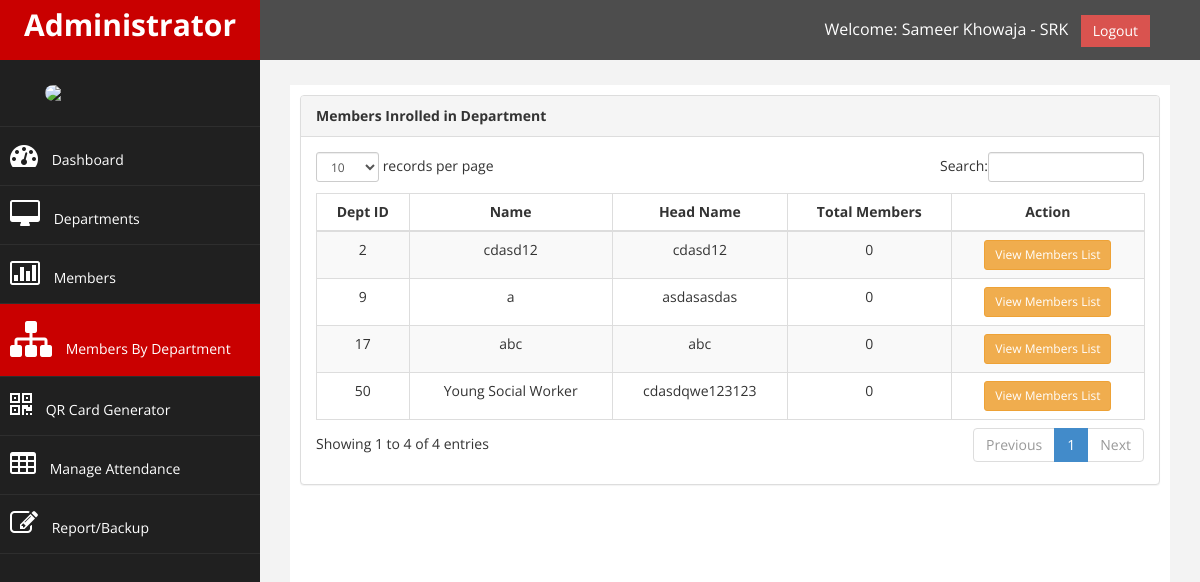
/memberByDepartment.php (signed in), run on the app's committed database.
### tables this page shows
CREATE TABLE `department` (
  `dept_id` int(11) NOT NULL,
  `dept_name` varchar(50) NOT NULL,
  `dept_head_name` varchar(50) NOT NULL,
  `dept_area` varchar(25) NOT NULL,
  `dept_location` varchar(100) NOT NULL,
  `dept_phone` varchar(15) DEFAULT NULL,
  `dept_comment` varchar(100) DEFAULT NULL,
  `created_date` date NOT NULL DEFAULT current_timestamp(),
  `created_by` varchar(20) NOT NULL,
  `updated_date` date NOT NULL DEFAULT current_timestamp(),
  `updated_by` varchar(20) NOT NULL
);

### memberByDepartment.php (the view, shortened to what this page needs)
<!DOCTYPE html>
<html xmlns="http://www.w3.org/1999/xhtml">
    <head>
        <link href="assets/css/bootstrap.css" rel="stylesheet" />
        <link href="assets/css/font-awesome.css" rel="stylesheet" />
        <link href="assets/css/custom.css" rel="stylesheet" />
        <link href="assets/js/dataTables/dataTables.bootstrap.css" rel="stylesheet" />
    </head>
    <body>
        <?php include('session.php'); ?>
        <div id="wrapper">
            <nav class="navbar navbar-default navbar-cls-top " role="navigation" style="margin-bottom: 0">
                <div class="navbar-header">
                    <a class="navbar-brand" href="dashboard.php">Administrator</a>
                </div>
                <div style="color: white;
                padding: 15px 50px 5px 50px;
                float: right;
                font-size: 16px;"> Welcome: <?php echo $_SESSION['fullname']; ?> &nbsp; <a href="logout.php" class="btn btn-danger square-btn-adjust">Logout</a>
                </div>
            </nav>
            <nav class="navbar-default navbar-side" role="navigation">
                <div class="sidebar-collapse">
                    <ul class="nav" id="main-menu">
                        <li class="text-center">
                            <img src="assets/images/logo.png" class="user-image img-responsive"/>
                        </li>
                        <li>
                            <a href="dashboard.php"><i class="fa fa-dashboard fa-2x"></i> Dashboard</a>
                        </li>
                        <li>
                            <a href="department.php"><i class="fa fa-desktop fa-2x"></i> Departments</a>
                        </li>
                        <li>
                            <a href="member.php"><i class="fa fa-bar-chart-o fa-2x"></i> Members</a>
                        </li>
                        <li>
                            <a class="active-menu" href="memberByDepartment.php"><i class="fa fa-sitemap fa-3x"></i> Members By Department</a>
                        </li>
                        <li>
                            <a type="button" data-toggle="modal" data-target="#qrCardGenerator"><i class="fa fa-qrcode fa-2x"></i> QR Card Generator</a>
                        </li>
                        <li>
                            <a href="attendance.php"><i class="fa fa-table fa-2x"></i> Manage Attendance</a>
                        </li>
                        <li>
                            <a href="report_backup.php"><i class="fa fa-edit fa-2x"></i> Report/Backup</a>
                        </li>
                    </ul>
                </div>
            </nav>
            <div id="page-wrapper" >
                <div id="page-inner">
                    <div class="row">
                        <div class="col-md-12">
                            <div class="panel panel-default">
                                <div class="panel-heading">
                                    <b>Members Inrolled in Department</b>
                                </div>
                                <div class="panel-body">
                                    <div class="table-responsive">
                                        <table class="table table-striped table-bordered table-hover table-responsive" id="dataTables-example">
                                            <thead>
                                                <tr>
                                                    <th style="text-align:center;">Dept ID</th>
                                                    <th style="text-align:center;">Name</th>
                                                    <th style="text-align:center;">Head Name</th>
                                                    <th style="text-align:center;">Total Members</th>
                                                    <th style="text-align:center;">Action</th>
                                                </tr>
                                            </thead>
                                            <tbody>
                                                <?php
                                                    $dept_query=mysqli_query($conn, "SELECT * FROM department")or die(mysqli_error());
                                                    while($row=mysqli_fetch_array($dept_query)){
                                                        $id=$row['dept_id'];
                                                        $user_query=mysqli_query($conn, "SELECT COUNT(*) FROM member WHERE dept_id='$id'")or die(mysqli_error());
                                                        $member_count=mysqli_fetch_array($user_query)[0];
                                                ?>
                                                <tr class="odd gradeX">
                                                    <td style="text-align:center;"><?php echo $row['dept_id']; ?></td>
                                                    <td style="text-align:center;"><?php echo $row['dept_name']; ?></td>
                                                    <td style="text-align:center;"><?php echo $row['dept_head_name']; ?></td>
                                                    <td style="text-align:center;"><?php echo $member_count ?></td>
                                                    <td style="width:220; text-align:center;">
                                                        <a rel="tooltip" title="View" id="<?php echo $id; ?>" href="#view_members<?php echo $id; ?>" data-toggle="modal" class="btn btn-warning btn-sm">View Members List</a>
                                                    </td>
                                                </tr>
                                                <?php } ?>
                                            </tbody>
                                        </table>
                                    </div>
                                </div>
							</div>
                        </div>
                    </div>
                </div>
            </div>
        </div>
    </body>
</html>

### assets/css/custom.css (style rules this page uses)
body { font-family: 'Open Sans', sans-serif; }
#wrapper { width: 100%; background:#202020; }
#page-wrapper { padding: 15px 15px; min-height: 600px; background:#F3F3F3; }
#page-inner { width:100%; margin:10px 20px 10px 0px; background-color:#fff!important; padding:10px; min-height:1200px; }
.text-center { text-align:center; }
.square-btn-adjust { border: 0px solid transparent; -webkit-border-radius: 0px; -moz-border-radius: 0px; border-radius: 0px; }
.user-image { margin: 25px auto; -webkit-border-radius: 10px; -moz-border-radius: 10px; border-radius: 10px; max-height:170px; max-width:170px; }
.navbar-cls-top .navbar-brand { color: #fff; background: #C90000; width: 260px; text-align: center; height: 60px; font-size: 30px; font-weight: 700; }
.active-menu { background-color:#C90000!important; }
.sidebar-collapse , .sidebar-collapse .nav { background:none; }
.sidebar-collapse .nav { padding:0; }
.sidebar-collapse .nav > li > a { color:#fff; background:#202020; text-shadow:none; }
.sidebar-collapse > .nav > li > a { padding:15px 10px; }
.sidebar-collapse > .nav > li { border-bottom: 1px solid rgba(107, 108, 109, 0.19); }
.navbar-side { border:none; background-color: #202020; }
.navbar-cls-top { background:#4D4D4D; border-bottom:none; }
.navbar-default { border:0px solid black; }
.navbar-header { background: #A70303; }
.nav > li > a > i { margin-right:10px; }
@media (min-width:768px) { #page-wrapper { margin: 0 0 0 260px; padding: 15px 30px; min-height: 1200px; } }
@media (min-width:768px) { .navbar-side { z-index: 1; position: absolute; width: 260px; } }
@media (min-width:768px) { .navbar { border-radius: 0px; } }

### data on the page
department: dept_id "2", dept_name "cdasd12", dept_head_name "cdasd12", member_count "0"
department: dept_id "9", dept_name "a", dept_head_name "asdasasdas", member_count "0"
department: dept_id "17", dept_name "abc", dept_head_name "abc", member_count "0"
department: dept_id "50", dept_name "Young Social Worker", dept_head_name "cdasdqwe123123", member_count "0"

### other printed values
$_SESSION['fullname'] "Sameer Khowaja - SRK"
